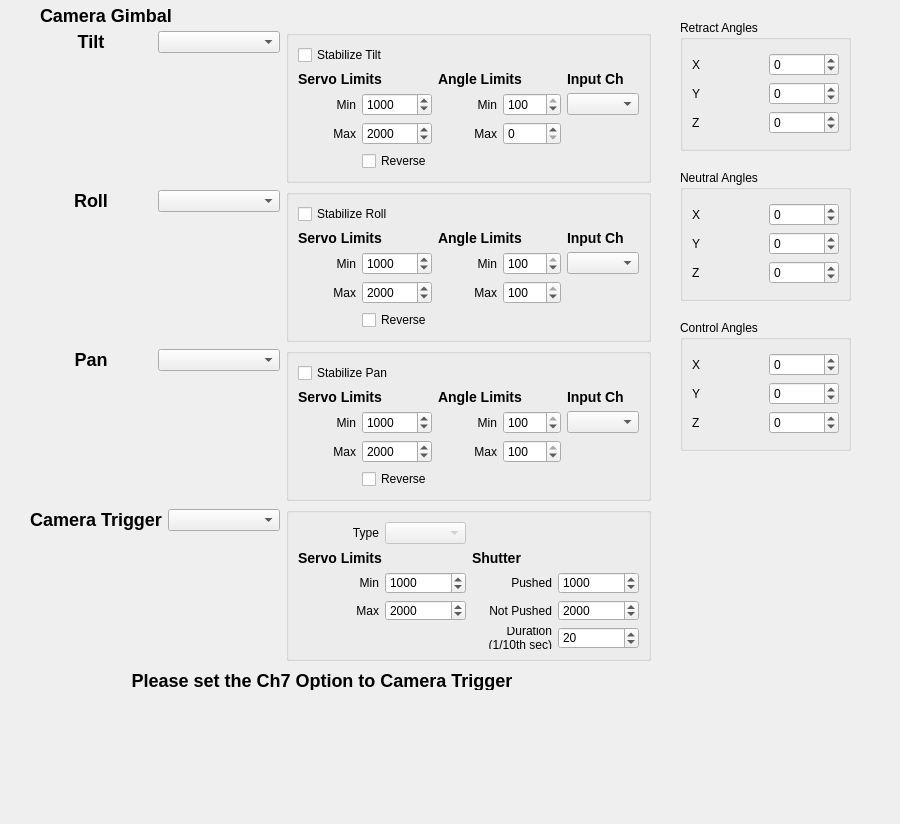
<?xml version="1.0" encoding="UTF-8"?>
<ui version="4.0">
 <class>CameraGimbalConfig</class>
 <widget class="QWidget" name="CameraGimbalConfig">
  <property name="geometry">
   <rect>
    <x>0</x>
    <y>0</y>
    <width>900</width>
    <height>824</height>
   </rect>
  </property>
  <property name="windowTitle">
   <string>Form</string>
  </property>
  <widget class="QLabel" name="label">
   <property name="geometry">
    <rect>
     <x>40</x>
     <y>0</y>
     <width>171</width>
     <height>31</height>
    </rect>
   </property>
   <property name="text">
    <string>&lt;h2&gt;Camera Gimbal&lt;/h2&gt;</string>
   </property>
   <property name="scaledContents">
    <bool>false</bool>
   </property>
  </widget>
  <widget class="QGroupBox" name="groupBox">
   <property name="geometry">
    <rect>
     <x>680</x>
     <y>20</y>
     <width>171</width>
     <height>131</height>
    </rect>
   </property>
   <property name="title">
    <string>Retract Angles</string>
   </property>
   <layout class="QVBoxLayout" name="verticalLayout_3">
    <item>
     <layout class="QHBoxLayout" name="horizontalLayout">
      <item>
       <layout class="QVBoxLayout" name="verticalLayout">
        <item>
         <widget class="QLabel" name="label_33">
          <property name="text">
           <string>X</string>
          </property>
         </widget>
        </item>
        <item>
         <widget class="QLabel" name="label_41">
          <property name="text">
           <string>Y</string>
          </property>
         </widget>
        </item>
        <item>
         <widget class="QLabel" name="label_30">
          <property name="text">
           <string>Z</string>
          </property>
         </widget>
        </item>
       </layout>
      </item>
      <item>
       <layout class="QVBoxLayout" name="verticalLayout_2">
        <item>
         <widget class="QSpinBox" name="retractXSpinBox">
          <property name="minimum">
           <number>-180</number>
          </property>
          <property name="maximum">
           <number>180</number>
          </property>
         </widget>
        </item>
        <item>
         <widget class="QSpinBox" name="retractYSpinBox">
          <property name="minimum">
           <number>-180</number>
          </property>
          <property name="maximum">
           <number>180</number>
          </property>
         </widget>
        </item>
        <item>
         <widget class="QSpinBox" name="retractZSpinBox">
          <property name="minimum">
           <number>-180</number>
          </property>
          <property name="maximum">
           <number>180</number>
          </property>
         </widget>
        </item>
       </layout>
      </item>
     </layout>
    </item>
   </layout>
  </widget>
  <widget class="QGroupBox" name="groupBox_2">
   <property name="geometry">
    <rect>
     <x>680</x>
     <y>170</y>
     <width>171</width>
     <height>131</height>
    </rect>
   </property>
   <property name="title">
    <string>Neutral Angles</string>
   </property>
   <layout class="QVBoxLayout" name="verticalLayout_4">
    <item>
     <layout class="QHBoxLayout" name="horizontalLayout_2">
      <item>
       <layout class="QVBoxLayout" name="verticalLayout_5">
        <item>
         <widget class="QLabel" name="label_42">
          <property name="text">
           <string>X</string>
          </property>
         </widget>
        </item>
        <item>
         <widget class="QLabel" name="label_43">
          <property name="text">
           <string>Y</string>
          </property>
         </widget>
        </item>
        <item>
         <widget class="QLabel" name="label_44">
          <property name="text">
           <string>Z</string>
          </property>
         </widget>
        </item>
       </layout>
      </item>
      <item>
       <layout class="QVBoxLayout" name="verticalLayout_6">
        <item>
         <widget class="QSpinBox" name="neutralXSpinBox">
          <property name="minimum">
           <number>-180</number>
          </property>
          <property name="maximum">
           <number>180</number>
          </property>
         </widget>
        </item>
        <item>
         <widget class="QSpinBox" name="neutralYSpinBox">
          <property name="minimum">
           <number>-180</number>
          </property>
          <property name="maximum">
           <number>180</number>
          </property>
         </widget>
        </item>
        <item>
         <widget class="QSpinBox" name="neutralZSpinBox">
          <property name="minimum">
           <number>-180</number>
          </property>
          <property name="maximum">
           <number>180</number>
          </property>
         </widget>
        </item>
       </layout>
      </item>
     </layout>
    </item>
   </layout>
  </widget>
  <widget class="QGroupBox" name="groupBox_3">
   <property name="geometry">
    <rect>
     <x>680</x>
     <y>320</y>
     <width>171</width>
     <height>131</height>
    </rect>
   </property>
   <property name="title">
    <string>Control Angles</string>
   </property>
   <layout class="QVBoxLayout" name="verticalLayout_7">
    <item>
     <layout class="QHBoxLayout" name="horizontalLayout_3">
      <item>
       <layout class="QVBoxLayout" name="verticalLayout_8">
        <item>
         <widget class="QLabel" name="label_45">
          <property name="text">
           <string>X</string>
          </property>
         </widget>
        </item>
        <item>
         <widget class="QLabel" name="label_46">
          <property name="text">
           <string>Y</string>
          </property>
         </widget>
        </item>
        <item>
         <widget class="QLabel" name="label_47">
          <property name="text">
           <string>Z</string>
          </property>
         </widget>
        </item>
       </layout>
      </item>
      <item>
       <layout class="QVBoxLayout" name="verticalLayout_9">
        <item>
         <widget class="QSpinBox" name="controlXSpinBox">
          <property name="minimum">
           <number>-180</number>
          </property>
          <property name="maximum">
           <number>180</number>
          </property>
         </widget>
        </item>
        <item>
         <widget class="QSpinBox" name="controlYSpinBox">
          <property name="minimum">
           <number>-180</number>
          </property>
          <property name="maximum">
           <number>180</number>
          </property>
         </widget>
        </item>
        <item>
         <widget class="QSpinBox" name="controlZSpinBox">
          <property name="minimum">
           <number>-180</number>
          </property>
          <property name="maximum">
           <number>180</number>
          </property>
         </widget>
        </item>
       </layout>
      </item>
     </layout>
    </item>
   </layout>
  </widget>
  <widget class="QLabel" name="label_40">
   <property name="geometry">
    <rect>
     <x>110</x>
     <y>670</y>
     <width>424</width>
     <height>20</height>
    </rect>
   </property>
   <property name="text">
    <string>&lt;h2&gt;Please set the Ch7 Option to Camera Trigger&lt;/h2&gt;</string>
   </property>
   <property name="alignment">
    <set>Qt::AlignCenter</set>
   </property>
  </widget>
  <widget class="QWidget" name="">
   <property name="geometry">
    <rect>
     <x>30</x>
     <y>30</y>
     <width>621</width>
     <height>631</height>
    </rect>
   </property>
   <layout class="QGridLayout" name="gridLayout">
    <item row="0" column="0">
     <layout class="QVBoxLayout" name="verticalLayout_10">
      <item>
       <layout class="QHBoxLayout" name="horizontalLayout_4">
        <item>
         <widget class="QLabel" name="label_6">
          <property name="text">
           <string>&lt;h2&gt;Tilt&lt;/h2&gt;</string>
          </property>
          <property name="alignment">
           <set>Qt::AlignCenter</set>
          </property>
         </widget>
        </item>
        <item>
         <widget class="QComboBox" name="tiltChannelComboBox"/>
        </item>
       </layout>
      </item>
      <item>
       <widget class="QLabel" name="label_2">
        <property name="minimumSize">
         <size>
          <width>250</width>
          <height>120</height>
         </size>
        </property>
        <property name="maximumSize">
         <size>
          <width>250</width>
          <height>120</height>
         </size>
        </property>
        <property name="text">
         <string/>
        </property>
        <property name="pixmap">
         <pixmap resource="../../../qgroundcontrol.qrc">:/files/images/devices/cameraGimalPitch1.png</pixmap>
        </property>
        <property name="scaledContents">
         <bool>true</bool>
        </property>
       </widget>
      </item>
     </layout>
    </item>
    <item row="0" column="1">
     <widget class="QGroupBox" name="tiltGroupBox">
      <property name="enabled">
       <bool>true</bool>
      </property>
      <property name="title">
       <string/>
      </property>
      <layout class="QHBoxLayout" name="horizontalLayout_8">
       <item>
        <layout class="QGridLayout" name="tiltGridLayout">
         <item row="3" column="0">
          <widget class="QLabel" name="label_11">
           <property name="text">
            <string>Max</string>
           </property>
           <property name="alignment">
            <set>Qt::AlignRight|Qt::AlignTrailing|Qt::AlignVCenter</set>
           </property>
          </widget>
         </item>
         <item row="2" column="4">
          <widget class="QComboBox" name="tiltInputChannelComboBox"/>
         </item>
         <item row="2" column="3">
          <widget class="QSpinBox" name="tiltAngleMinSpinBox">
           <property name="minimum">
            <number>-100</number>
           </property>
           <property name="maximum">
            <number>100</number>
           </property>
           <property name="value">
            <number>100</number>
           </property>
          </widget>
         </item>
         <item row="2" column="1">
          <widget class="QSpinBox" name="tiltServoMinSpinBox">
           <property name="maximum">
            <number>3000</number>
           </property>
           <property name="value">
            <number>1000</number>
           </property>
          </widget>
         </item>
         <item row="3" column="1">
          <widget class="QSpinBox" name="tiltServoMaxSpinBox">
           <property name="maximum">
            <number>3000</number>
           </property>
           <property name="value">
            <number>2000</number>
           </property>
          </widget>
         </item>
         <item row="1" column="2" colspan="2">
          <widget class="QLabel" name="label_8">
           <property name="text">
            <string>&lt;h3&gt;Angle Limits&lt;/h3&gt;</string>
           </property>
          </widget>
         </item>
         <item row="4" column="1">
          <widget class="QCheckBox" name="tiltReverseCheckBox">
           <property name="text">
            <string>Reverse</string>
           </property>
          </widget>
         </item>
         <item row="3" column="2">
          <widget class="QLabel" name="label_13">
           <property name="text">
            <string>Max</string>
           </property>
           <property name="alignment">
            <set>Qt::AlignRight|Qt::AlignTrailing|Qt::AlignVCenter</set>
           </property>
          </widget>
         </item>
         <item row="2" column="0">
          <widget class="QLabel" name="label_10">
           <property name="text">
            <string>Min</string>
           </property>
           <property name="alignment">
            <set>Qt::AlignRight|Qt::AlignTrailing|Qt::AlignVCenter</set>
           </property>
          </widget>
         </item>
         <item row="0" column="0" colspan="2">
          <widget class="QCheckBox" name="tiltStabilizeCheckBox">
           <property name="text">
            <string>Stabilize Tilt</string>
           </property>
          </widget>
         </item>
         <item row="2" column="2">
          <widget class="QLabel" name="label_12">
           <property name="text">
            <string>Min</string>
           </property>
           <property name="alignment">
            <set>Qt::AlignRight|Qt::AlignTrailing|Qt::AlignVCenter</set>
           </property>
          </widget>
         </item>
         <item row="1" column="0" colspan="2">
          <widget class="QLabel" name="label_7">
           <property name="text">
            <string>&lt;h3&gt;Servo Limits&lt;/h3&gt;</string>
           </property>
          </widget>
         </item>
         <item row="1" column="4">
          <widget class="QLabel" name="label_9">
           <property name="text">
            <string>&lt;h3&gt;Input Ch&lt;/h3&gt;</string>
           </property>
          </widget>
         </item>
         <item row="3" column="3">
          <widget class="QSpinBox" name="tiltAngleMaxSpinBox">
           <property name="maximum">
            <number>100</number>
           </property>
           <property name="value">
            <number>0</number>
           </property>
          </widget>
         </item>
        </layout>
       </item>
      </layout>
     </widget>
    </item>
    <item row="1" column="0">
     <layout class="QVBoxLayout" name="verticalLayout_11">
      <item>
       <layout class="QHBoxLayout" name="horizontalLayout_5">
        <item>
         <widget class="QLabel" name="label_21">
          <property name="text">
           <string>&lt;h2&gt;Roll&lt;/h2&gt;</string>
          </property>
          <property name="alignment">
           <set>Qt::AlignCenter</set>
          </property>
         </widget>
        </item>
        <item>
         <widget class="QComboBox" name="rollChannelComboBox"/>
        </item>
       </layout>
      </item>
      <item>
       <widget class="QLabel" name="label_3">
        <property name="minimumSize">
         <size>
          <width>250</width>
          <height>120</height>
         </size>
        </property>
        <property name="maximumSize">
         <size>
          <width>250</width>
          <height>120</height>
         </size>
        </property>
        <property name="text">
         <string/>
        </property>
        <property name="pixmap">
         <pixmap resource="../../../qgroundcontrol.qrc">:/files/images/devices/cameraGimalRoll1.png</pixmap>
        </property>
        <property name="scaledContents">
         <bool>true</bool>
        </property>
       </widget>
      </item>
     </layout>
    </item>
    <item row="1" column="1">
     <widget class="QGroupBox" name="rollGroupBox">
      <property name="title">
       <string/>
      </property>
      <layout class="QHBoxLayout" name="horizontalLayout_9">
       <item>
        <layout class="QGridLayout" name="rollGridLayout">
         <item row="0" column="0" colspan="2">
          <widget class="QCheckBox" name="rollStabilizeCheckBox">
           <property name="text">
            <string>Stabilize Roll</string>
           </property>
          </widget>
         </item>
         <item row="1" column="0" colspan="2">
          <widget class="QLabel" name="label_18">
           <property name="text">
            <string>&lt;h3&gt;Servo Limits&lt;/h3&gt;</string>
           </property>
          </widget>
         </item>
         <item row="1" column="2" colspan="2">
          <widget class="QLabel" name="label_17">
           <property name="text">
            <string>&lt;h3&gt;Angle Limits&lt;/h3&gt;</string>
           </property>
          </widget>
         </item>
         <item row="1" column="4">
          <widget class="QLabel" name="label_16">
           <property name="text">
            <string>&lt;h3&gt;Input Ch&lt;/h3&gt;</string>
           </property>
          </widget>
         </item>
         <item row="2" column="0">
          <widget class="QLabel" name="label_20">
           <property name="text">
            <string>Min</string>
           </property>
           <property name="alignment">
            <set>Qt::AlignRight|Qt::AlignTrailing|Qt::AlignVCenter</set>
           </property>
          </widget>
         </item>
         <item row="2" column="1">
          <widget class="QSpinBox" name="rollServoMinSpinBox">
           <property name="maximum">
            <number>3000</number>
           </property>
           <property name="value">
            <number>1000</number>
           </property>
          </widget>
         </item>
         <item row="2" column="2">
          <widget class="QLabel" name="label_14">
           <property name="text">
            <string>Min</string>
           </property>
           <property name="alignment">
            <set>Qt::AlignRight|Qt::AlignTrailing|Qt::AlignVCenter</set>
           </property>
          </widget>
         </item>
         <item row="2" column="3">
          <widget class="QSpinBox" name="rollAngleMinSpinBox">
           <property name="minimum">
            <number>-100</number>
           </property>
           <property name="maximum">
            <number>100</number>
           </property>
           <property name="value">
            <number>100</number>
           </property>
          </widget>
         </item>
         <item row="2" column="4">
          <widget class="QComboBox" name="rollInputChannelComboBox"/>
         </item>
         <item row="3" column="0">
          <widget class="QLabel" name="label_19">
           <property name="text">
            <string>Max</string>
           </property>
           <property name="alignment">
            <set>Qt::AlignRight|Qt::AlignTrailing|Qt::AlignVCenter</set>
           </property>
          </widget>
         </item>
         <item row="3" column="1">
          <widget class="QSpinBox" name="rollServoMaxSpinBox">
           <property name="maximum">
            <number>3000</number>
           </property>
           <property name="value">
            <number>2000</number>
           </property>
          </widget>
         </item>
         <item row="3" column="2">
          <widget class="QLabel" name="label_15">
           <property name="text">
            <string>Max</string>
           </property>
           <property name="alignment">
            <set>Qt::AlignRight|Qt::AlignTrailing|Qt::AlignVCenter</set>
           </property>
          </widget>
         </item>
         <item row="3" column="3">
          <widget class="QSpinBox" name="rollAngleMaxSpinBox">
           <property name="minimum">
            <number>-100</number>
           </property>
           <property name="maximum">
            <number>100</number>
           </property>
           <property name="value">
            <number>100</number>
           </property>
          </widget>
         </item>
         <item row="4" column="1">
          <widget class="QCheckBox" name="rollReverseCheckBox">
           <property name="text">
            <string>Reverse</string>
           </property>
          </widget>
         </item>
        </layout>
       </item>
      </layout>
     </widget>
    </item>
    <item row="2" column="0">
     <layout class="QVBoxLayout" name="verticalLayout_12">
      <item>
       <layout class="QHBoxLayout" name="horizontalLayout_6">
        <item>
         <widget class="QLabel" name="label_29">
          <property name="text">
           <string>&lt;h2&gt;Pan&lt;/h2&gt;</string>
          </property>
          <property name="alignment">
           <set>Qt::AlignCenter</set>
          </property>
         </widget>
        </item>
        <item>
         <widget class="QComboBox" name="panChannelComboBox"/>
        </item>
       </layout>
      </item>
      <item>
       <widget class="QLabel" name="label_4">
        <property name="minimumSize">
         <size>
          <width>250</width>
          <height>120</height>
         </size>
        </property>
        <property name="maximumSize">
         <size>
          <width>250</width>
          <height>120</height>
         </size>
        </property>
        <property name="text">
         <string/>
        </property>
        <property name="pixmap">
         <pixmap resource="../../../qgroundcontrol.qrc">:/files/images/devices/cameraGimalYaw.png</pixmap>
        </property>
        <property name="scaledContents">
         <bool>true</bool>
        </property>
       </widget>
      </item>
     </layout>
    </item>
    <item row="2" column="1">
     <widget class="QGroupBox" name="panGroupBox">
      <property name="title">
       <string/>
      </property>
      <layout class="QHBoxLayout" name="horizontalLayout_10">
       <item>
        <layout class="QGridLayout" name="panGridLayout">
         <item row="3" column="0">
          <widget class="QLabel" name="label_27">
           <property name="text">
            <string>Max</string>
           </property>
           <property name="alignment">
            <set>Qt::AlignRight|Qt::AlignTrailing|Qt::AlignVCenter</set>
           </property>
          </widget>
         </item>
         <item row="3" column="1">
          <widget class="QSpinBox" name="panServoMaxSpinBox">
           <property name="maximum">
            <number>3000</number>
           </property>
           <property name="value">
            <number>2000</number>
           </property>
          </widget>
         </item>
         <item row="2" column="4">
          <widget class="QComboBox" name="panInputChannelComboBox"/>
         </item>
         <item row="3" column="2">
          <widget class="QLabel" name="label_23">
           <property name="text">
            <string>Max</string>
           </property>
           <property name="alignment">
            <set>Qt::AlignRight|Qt::AlignTrailing|Qt::AlignVCenter</set>
           </property>
          </widget>
         </item>
         <item row="4" column="1">
          <widget class="QCheckBox" name="panReverseCheckBox">
           <property name="text">
            <string>Reverse</string>
           </property>
          </widget>
         </item>
         <item row="1" column="0" colspan="2">
          <widget class="QLabel" name="label_26">
           <property name="text">
            <string>&lt;h3&gt;Servo Limits&lt;/h3&gt;</string>
           </property>
          </widget>
         </item>
         <item row="2" column="0">
          <widget class="QLabel" name="label_28">
           <property name="text">
            <string>Min</string>
           </property>
           <property name="alignment">
            <set>Qt::AlignRight|Qt::AlignTrailing|Qt::AlignVCenter</set>
           </property>
          </widget>
         </item>
         <item row="2" column="1">
          <widget class="QSpinBox" name="panServoMinSpinBox">
           <property name="maximum">
            <number>3000</number>
           </property>
           <property name="value">
            <number>1000</number>
           </property>
          </widget>
         </item>
         <item row="1" column="2" colspan="2">
          <widget class="QLabel" name="label_25">
           <property name="text">
            <string>&lt;h3&gt;Angle Limits&lt;/h3&gt;</string>
           </property>
          </widget>
         </item>
         <item row="0" column="0" colspan="2">
          <widget class="QCheckBox" name="panStabilizeCheckBox">
           <property name="text">
            <string>Stabilize Pan</string>
           </property>
          </widget>
         </item>
         <item row="2" column="2">
          <widget class="QLabel" name="label_22">
           <property name="text">
            <string>Min</string>
           </property>
           <property name="alignment">
            <set>Qt::AlignRight|Qt::AlignTrailing|Qt::AlignVCenter</set>
           </property>
          </widget>
         </item>
         <item row="2" column="3">
          <widget class="QSpinBox" name="panAngleMinSpinBox">
           <property name="minimum">
            <number>-100</number>
           </property>
           <property name="maximum">
            <number>100</number>
           </property>
           <property name="value">
            <number>100</number>
           </property>
          </widget>
         </item>
         <item row="1" column="4">
          <widget class="QLabel" name="label_24">
           <property name="text">
            <string>&lt;h3&gt;Input Ch&lt;/h3&gt;</string>
           </property>
          </widget>
         </item>
         <item row="3" column="3">
          <widget class="QSpinBox" name="panAngleMaxSpinBox">
           <property name="minimum">
            <number>-100</number>
           </property>
           <property name="maximum">
            <number>100</number>
           </property>
           <property name="value">
            <number>100</number>
           </property>
          </widget>
         </item>
        </layout>
       </item>
      </layout>
     </widget>
    </item>
    <item row="3" column="0">
     <layout class="QVBoxLayout" name="verticalLayout_13">
      <item>
       <layout class="QHBoxLayout" name="horizontalLayout_7">
        <item>
         <widget class="QLabel" name="label_38">
          <property name="text">
           <string>&lt;html&gt;&lt;head/&gt;&lt;body&gt;&lt;p&gt;&lt;span style=&quot; font-size:x-large; font-weight:600;&quot;&gt;Camera Trigger&lt;/span&gt;&lt;/p&gt;&lt;/body&gt;&lt;/html&gt;</string>
          </property>
          <property name="alignment">
           <set>Qt::AlignCenter</set>
          </property>
         </widget>
        </item>
        <item>
         <widget class="QComboBox" name="camTriggerOutChannelComboBox"/>
        </item>
       </layout>
      </item>
      <item>
       <widget class="QLabel" name="label_5">
        <property name="minimumSize">
         <size>
          <width>250</width>
          <height>120</height>
         </size>
        </property>
        <property name="maximumSize">
         <size>
          <width>250</width>
          <height>120</height>
         </size>
        </property>
        <property name="text">
         <string/>
        </property>
        <property name="pixmap">
         <pixmap resource="../../../qgroundcontrol.qrc">:/files/images/devices/Shutter.png</pixmap>
        </property>
        <property name="scaledContents">
         <bool>true</bool>
        </property>
       </widget>
      </item>
     </layout>
    </item>
    <item row="3" column="1">
     <widget class="QGroupBox" name="camTriggerGroupBox">
      <property name="title">
       <string/>
      </property>
      <layout class="QHBoxLayout" name="horizontalLayout_11">
       <item>
        <layout class="QGridLayout" name="camTriggerGridLayout">
         <item row="0" column="0">
          <widget class="QLabel" name="label_48">
           <property name="text">
            <string>Type</string>
           </property>
           <property name="alignment">
            <set>Qt::AlignRight|Qt::AlignTrailing|Qt::AlignVCenter</set>
           </property>
          </widget>
         </item>
         <item row="0" column="1">
          <widget class="QComboBox" name="camTriggerTypeComboBox">
           <property name="enabled">
            <bool>false</bool>
           </property>
          </widget>
         </item>
         <item row="1" column="0" colspan="2">
          <widget class="QLabel" name="label_35">
           <property name="text">
            <string>&lt;h3&gt;Servo Limits&lt;/h3&gt;</string>
           </property>
          </widget>
         </item>
         <item row="1" column="2">
          <widget class="QLabel" name="label_34">
           <property name="text">
            <string>&lt;h3&gt;Shutter&lt;/h3&gt;</string>
           </property>
          </widget>
         </item>
         <item row="2" column="0">
          <widget class="QLabel" name="label_37">
           <property name="text">
            <string>Min</string>
           </property>
           <property name="alignment">
            <set>Qt::AlignRight|Qt::AlignTrailing|Qt::AlignVCenter</set>
           </property>
          </widget>
         </item>
         <item row="2" column="1">
          <widget class="QSpinBox" name="camTriggerServoMinSpinBox">
           <property name="maximum">
            <number>3000</number>
           </property>
           <property name="value">
            <number>1000</number>
           </property>
          </widget>
         </item>
         <item row="2" column="2">
          <widget class="QLabel" name="label_31">
           <property name="text">
            <string>Pushed</string>
           </property>
           <property name="alignment">
            <set>Qt::AlignRight|Qt::AlignTrailing|Qt::AlignVCenter</set>
           </property>
          </widget>
         </item>
         <item row="2" column="3">
          <widget class="QSpinBox" name="camTriggerOnPwmSpinBox">
           <property name="maximum">
            <number>3000</number>
           </property>
           <property name="value">
            <number>1000</number>
           </property>
          </widget>
         </item>
         <item row="3" column="0">
          <widget class="QLabel" name="label_36">
           <property name="text">
            <string>Max</string>
           </property>
           <property name="alignment">
            <set>Qt::AlignRight|Qt::AlignTrailing|Qt::AlignVCenter</set>
           </property>
          </widget>
         </item>
         <item row="3" column="1">
          <widget class="QSpinBox" name="camTriggerServoMaxSpinBox">
           <property name="maximum">
            <number>3000</number>
           </property>
           <property name="value">
            <number>2000</number>
           </property>
          </widget>
         </item>
         <item row="3" column="2">
          <widget class="QLabel" name="label_32">
           <property name="text">
            <string>Not Pushed</string>
           </property>
           <property name="alignment">
            <set>Qt::AlignRight|Qt::AlignTrailing|Qt::AlignVCenter</set>
           </property>
          </widget>
         </item>
         <item row="3" column="3">
          <widget class="QSpinBox" name="camTriggerOffPwmSpinBox">
           <property name="maximum">
            <number>3000</number>
           </property>
           <property name="value">
            <number>2000</number>
           </property>
          </widget>
         </item>
         <item row="4" column="2">
          <widget class="QLabel" name="label_39">
           <property name="text">
            <string>Duration
(1/10th sec)</string>
           </property>
           <property name="alignment">
            <set>Qt::AlignRight|Qt::AlignTrailing|Qt::AlignVCenter</set>
           </property>
          </widget>
         </item>
         <item row="4" column="3">
          <widget class="QSpinBox" name="camTriggerDurationSpinBox">
           <property name="maximum">
            <number>100</number>
           </property>
           <property name="value">
            <number>20</number>
           </property>
          </widget>
         </item>
        </layout>
       </item>
      </layout>
     </widget>
    </item>
   </layout>
  </widget>
 </widget>
 <resources>
  <include location="../../../qgroundcontrol.qrc"/>
 </resources>
 <connections/>
</ui>
